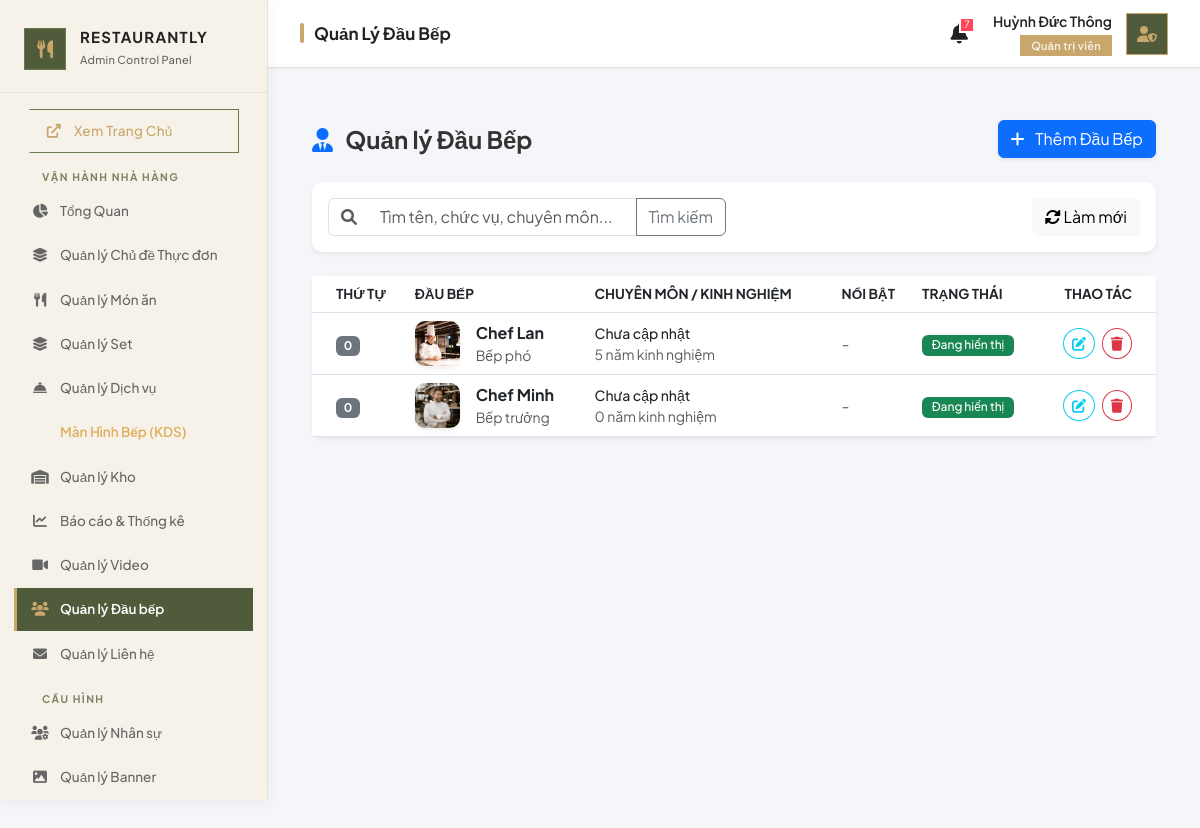
/admin/manage_chefs.php (signed in), run on an earlier commit of the app's database.
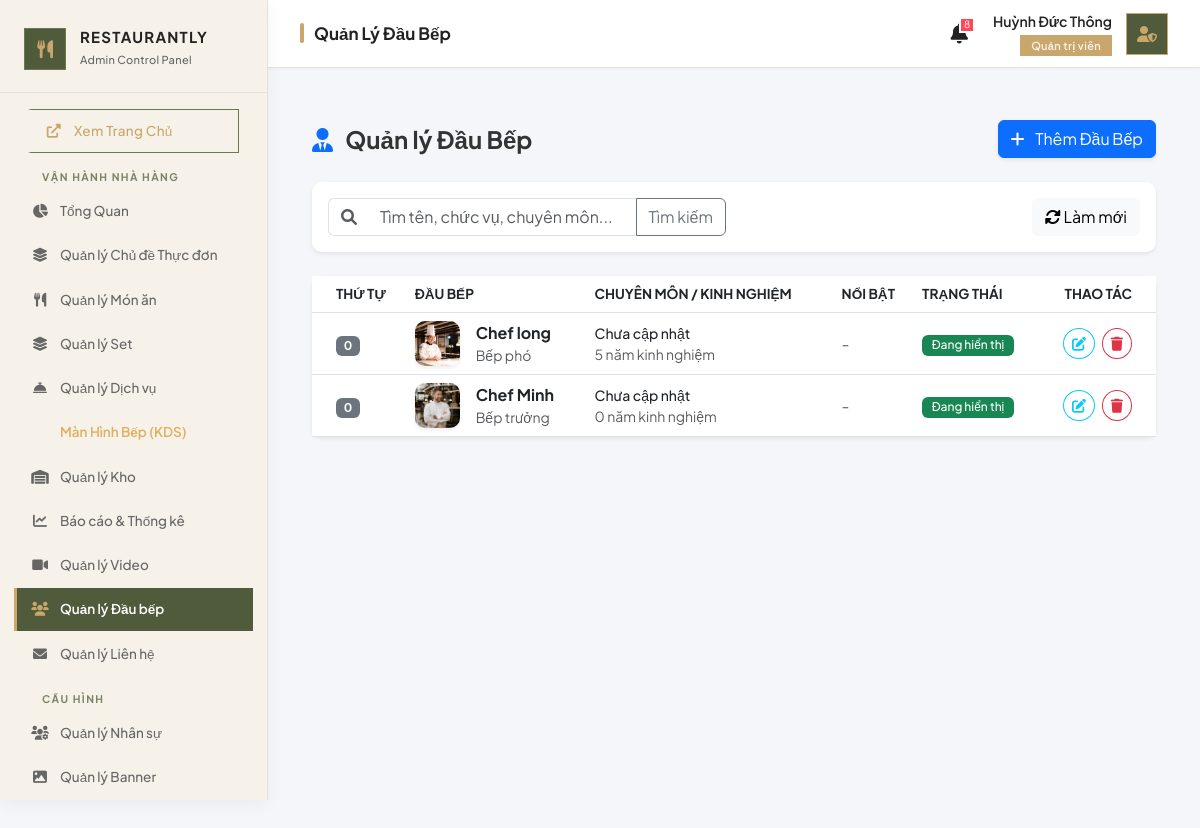
And on a later commit of the database.
### tables this page shows
CREATE TABLE `chefs` (
  `id` int(11) NOT NULL,
  `name` varchar(100) DEFAULT NULL,
  `position` varchar(100) DEFAULT NULL,
  `image` varchar(255) DEFAULT NULL,
  `experience` int(11) DEFAULT 0,
  `specialty` varchar(255) DEFAULT NULL,
  `description` text DEFAULT NULL,
  `quote` varchar(255) DEFAULT NULL,
  `facebook` varchar(255) DEFAULT NULL,
  `instagram` varchar(255) DEFAULT NULL,
  `email` varchar(255) DEFAULT NULL,
  `is_active` tinyint(1) DEFAULT 1,
  `is_featured` tinyint(1) DEFAULT 0,
  `sort_order` int(11) DEFAULT 0
);

### admin/manage_chefs.php (the view, shortened to what the changed rows need)
<?php
include '../public/admin_layout_header.php';
$db = (new Database())->getConnection();
$page = isset($_GET['page']) ? max(1, (int)$_GET['page']) : 1;
$limit = 10;
$offset = ($page - 1) * $limit;
$where = ["1=1"];
$params = [];
$where_clause = implode(" AND ", $where);
$sql = "SELECT * FROM chefs WHERE $where_clause ORDER BY sort_order ASC, id DESC LIMIT $limit OFFSET $offset";
$stmt = $db->prepare($sql);
$stmt->execute($params);
$chefs = $stmt->fetchAll(PDO::FETCH_ASSOC);
?>
<div class="container-fluid py-4 min-vh-100">
    <div class="card card-custom p-0 shadow-sm border-0">
        <div class="table-responsive">
            <table class="table table-hover align-middle mb-0 text-dark">
                <thead class="bg-light text-muted" style="font-size: 0.85rem; text-transform: uppercase;">
                    <tr>
                        <th class="ps-4">Thứ tự</th>
                        <th>Đầu bếp</th>
                        <th>Chuyên môn / Kinh nghiệm</th>
                        <th>Nổi bật</th>
                        <th>Trạng thái</th>
                        <th class="text-end pe-4">Thao tác</th>
                    </tr>
                </thead>
                <tbody>
                    <?php foreach ($chefs as $chef): ?>
                        <tr>
                            <td class="ps-4">
                                <span class="badge bg-secondary"><?= $chef['sort_order'] ?></span>
                            </td>
                            <td>
                                <div class="d-flex align-items-center gap-3">
                                    <?php if ($chef['image']): ?>
                                        <img src="/restaurant-project/public/assets/img/chefs/<?= htmlspecialchars($chef['image']) ?>" class="shadow-sm" style="width: 45px; height: 45px; object-fit: cover; border-radius: 10px;" alt="Avatar">
                                    <?php else: ?>
                                        <div class="avatar-placeholder">
                                            <?= strtoupper(mb_substr($chef['name'], 0, 1)) ?>
                                        </div>
                                    <?php endif; ?>
                                    <div>
                                        <div class="fw-bold text-dark"><?= htmlspecialchars($chef['name']) ?></div>
                                        <div class="text-muted small"><?= htmlspecialchars($chef['position']) ?></div>
                                    </div>
                                </div>
                            </td>
                            <td>
                                <div class="small fw-medium text-dark"><?= htmlspecialchars($chef['specialty'] ?: 'Chưa cập nhật') ?></div>
                                <div class="small text-muted"><?= $chef['experience'] ?> năm kinh nghiệm</div>
                            </td>
                            <td>
                                <?php if ($chef['is_featured']): ?>
                                    <span class="badge bg-warning text-dark badge-status"><i class="fas fa-star text-warning"></i> Nổi bật</span>
                                <?php else: ?>
                                    <span class="text-muted">-</span>
                                <?php endif; ?>
                            </td>
                            <td>
                                <?php if ($chef['is_active']): ?>
                                    <span class="badge bg-success badge-status">Đang hiển thị</span>
                                <?php else: ?>
                                    <span class="badge bg-secondary badge-status">Đã ẩn</span>
                                <?php endif; ?>
                            </td>
                            <td class="text-end pe-4">
                                <button class="btn btn-sm btn-outline-info rounded-circle me-1" title="Chỉnh sửa"
                                    onclick='openModal("edit", <?= htmlspecialchars(json_encode($chef, JSON_HEX_QUOT | JSON_HEX_TAG | JSON_HEX_AMP | JSON_HEX_APOS)) ?>)'>
                                    <i class="fas fa-edit"></i>
                                </button>
                                <form method="POST" class="d-inline" onsubmit="return confirm('Bạn có chắc chắn muốn xóa đầu bếp này? Dữ liệu không thể khôi phục.');">
                                    <button type="submit" class="btn btn-sm btn-outline-danger rounded-circle" title="Xóa">
                                        <i class="fas fa-trash"></i>
                                    </button>
                                </form>
                            </td>
                        </tr>
                    <?php endforeach; ?>
                </tbody>
            </table>
        </div>
    </div>
</div>
</div>
</div>
</body>
</html>

### public/admin_layout_header.php (shortened to what the changed rows need)
<?php
try {
    if (!isset($db)) {
        $db = (new Database())->getConnection();
    }
    if (isset($db)) {
        $stmt_pt = $db->query("SELECT COUNT(*) FROM inventory_transfers WHERE status = 'pending'");
        $pending_transfers_count = (int)$stmt_pt->fetchColumn();
        $stmt_low = $db->query("SELECT COUNT(*) FROM inventory i WHERE i.is_active = 1 AND i.min_stock > 0 AND IFNULL((SELECT SUM(s.quantity) FROM inventory_stocks s WHERE s.ingredient_id = i.id), 0) <= i.min_stock");
        $low_stock_count = (int)$stmt_low->fetchColumn();
        $stmt_exp = $db->query("SELECT COUNT(*) FROM inventory WHERE is_active = 1 AND expiry_date IS NOT NULL AND expiry_date <= DATE_ADD(CURDATE(), INTERVAL 7 DAY) AND expiry_date >= CURDATE()");
        $expiry_count = (int)$stmt_exp->fetchColumn();
        $total_alerts = $low_stock_count + $expiry_count + $pending_transfers_count;
    }
} catch (Exception $e) {
    $low_stock_count = $expiry_count = $total_alerts = 0;
}
?>
<!DOCTYPE html>
<html lang="vi">
<head>
    <link href="https://cdn.jsdelivr.net/npm/bootstrap@5.3.0/dist/css/bootstrap.min.css" rel="stylesheet">
    <link rel="stylesheet" href="https://cdnjs.cloudflare.com/ajax/libs/font-awesome/6.0.0/css/all.min.css">
</head>
<body>
    <aside class="admin-sidebar">
        <div class="sidebar-brand">
            <div class="brand-text">
                <h2>RESTAURANTLY</h2>
            </div>
        </div>
    </aside>
    <div class="main-wrapper">
        <header class="topbar">
            <div class="d-flex align-items-center">
                <div class="notification-wrapper">
                    <button class="notification-btn <?= ($total_alerts > 0) ? 'bell-ring' : '' ?>" onclick="toggleNotify()">
                        <i class="fas fa-bell"></i>
                        <?php if ($total_alerts > 0): ?>
                            <span class="notification-badge"><?= $total_alerts ?></span>
                        <?php endif; ?>
                    </button>
                </div>
            </div>
        </header>
        <div class="content-area">

What changed in the data, as far as the page shows it:
changed chefs "Bếp phó": name "Chef Lan" → "Chef long"
Also different on the page:
$total_alerts: "7" → "8"
